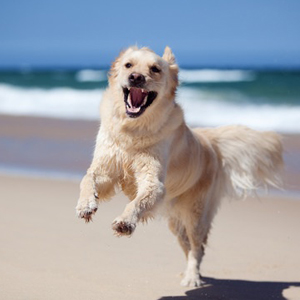
#> input picture 5. Model Deployment/test_images/test_image_1.jpg, 300 x 300 px
$ python -i deployModel.py   (imports and definitions only)   (older library calls are emulated)
#> lines starting #> are read from the running program, lines starting #| are printed output that depends on the picture; after the words box and inside, x2 and y2 are one past the last pixel; in counts of white or black regions, pixels touching at a corner belong together
import os
import numpy as np
import cv2
import joblib
from sklearn.metrics import accuracy_score, classification_report, confusion_matrix
import matplotlib.pyplot as plt
import seaborn as sns
from sklearn.model_selection import train_test_split
from skimage.feature import graycomatrix, graycoprops

# Load extracted features and labels
data_path = "D:/work/code/ML2Proj/3. Exploratory data analysis/animals_features.pkl"
# [1 line not run here, left out]

# Split data into training and testing sets
# [1 line that did not run here, left out]

# Feature extraction functions
def extract_color_histogram(image, bins=(8, 8, 8)):
    image = cv2.cvtColor(image, cv2.COLOR_RGB2HSV)
    hist = cv2.calcHist([image], [0, 1, 2], None, bins, [0, 256, 0, 256, 0, 256])
    cv2.normalize(hist, hist)
    return hist.flatten()

def extract_edges(image):
    gray = cv2.cvtColor(image, cv2.COLOR_RGB2GRAY)
    edges = cv2.Canny(gray, 100, 200)
    return np.mean(edges)

def extract_texture_features(image):
    gray = cv2.cvtColor(image, cv2.COLOR_RGB2GRAY)
    glcm = graycomatrix(gray, distances=[1], angles=[0], levels=256, symmetric=True, normed=True)
    contrast = graycoprops(glcm, 'contrast')[0, 0]
    energy = graycoprops(glcm, 'energy')[0, 0]
    homogeneity = graycoprops(glcm, 'homogeneity')[0, 0]
    return [contrast, energy, homogeneity]

def extract_features(image_path):
#> called with image_path = 'test_images/test_image_1.jpg'
    image = cv2.imread(image_path)
#> image is the input picture: shape (300, 300, 3); mean B, G, R 170, 162.4, 158.7
    image = cv2.cvtColor(image, cv2.COLOR_BGR2RGB)
    color_hist = extract_color_histogram(image)
#> in extract_color_histogram, `image = cv2.cvtColor(image, cv2.COLOR_RGB2HSV)`: image: shape (300, 300, 3); mean H, S, V 58.7, 63.4, 186
#> color_hist = 512 values, max 0.716 at index 6, min 0 at index 1, mean 0.00621
    edge_feature = [extract_edges(image)]
#> in extract_edges, `gray = cv2.cvtColor(image, cv2.COLOR_RGB2GRAY)`:
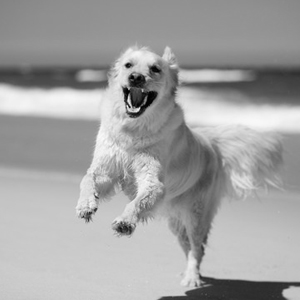
#> gray: shape (300, 300); min 0, max 250, mean 162.2
#> in extract_edges, `edges = cv2.Canny(gray, 100, 200)`:
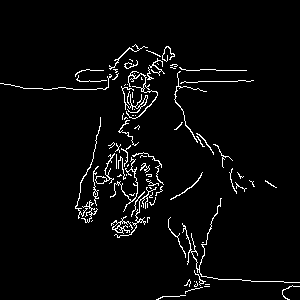
#> edges: shape (300, 300); 3.6% white in thin lines or dots, all inside (x1, y1, x2, y2) = (0, 44, 300, 300)
#> edge_feature = [9.27]
    texture_features = extract_texture_features(image)
#> in extract_texture_features, `contrast = graycoprops(glcm, 'contrast')[0, 0]`: contrast = 60.09
#> in extract_texture_features, `energy = graycoprops(glcm, 'energy')[0, 0]`: energy = 0.0694
#> in extract_texture_features, `homogeneity = graycoprops(glcm, 'homogeneity')[0, 0]`: homogeneity = 0.589
#> texture_features = [60.09, 0.0694, 0.589]
    return np.hstack([color_hist, edge_feature, texture_features])

def predict_multiple_images(image_paths, model_path):
    model = joblib.load(model_path)
    for image_path in image_paths:
        if not os.path.exists(image_path):
            print(f"Image not found: {image_path}")
            continue

        image_features = extract_features(image_path).reshape(1, -1)
        prediction = model.predict(image_features)[0]
        print(f"Image: {os.path.basename(image_path)} -> Predicted label: {prediction}")

# Example usage
image_folder = "D:/work/code/ML2Proj/5. Model Deployment/test_images"  # Folder containing test images
import re

def natural_sort_key(s):
    return [int(text) if text.isdigit() else text.lower() for text in re.split(r'(\d+)', s)]

image_paths = sorted(
    [os.path.join(image_folder, img) for img in os.listdir(image_folder) if img.lower().endswith(('png', 'jpg', 'jpeg'))],
    key=natural_sort_key
)
# [1 line not run here, left out]

>>> result = extract_features('test_images/test_image_1.jpg')
#> result = 516 values, max 60.09 at index 513, min 0 at index 1, mean 0.142

$ run again, on 5. Model Deployment/test_images/test_image_13.jpg
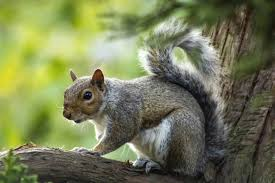
#> input picture 5. Model Deployment/test_images/test_image_13.jpg, 275 x 183 px
#> in extract_features, image is the input picture: shape (183, 275, 3); mean B, G, R 85.2, 124.2, 118.2
#> color_hist = 512 values, max 0.486 at index 10, min 0 at index 31, mean 0.0132
#> in extract_edges, `gray = cv2.cvtColor(image, cv2.COLOR_RGB2GRAY)`:
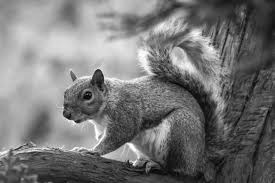
#> gray: shape (183, 275); min 1, max 254, mean 118
#> in extract_edges, `edges = cv2.Canny(gray, 100, 200)`:
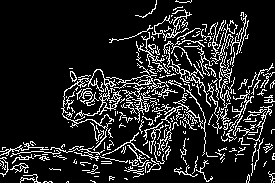
#> edges: shape (183, 275); 13.9% white in thin lines or dots
#> edge_feature = [35.34]
#> contrast = 199.1
#> energy = 0.0163
#> homogeneity = 0.209
#> texture_features = [199.1, 0.0163, 0.209]
#> result = 516 values, max 199.1 at index 513, min 0 at index 31, mean 0.468

$ run again, on 5. Model Deployment/test_images/test_image_14.jpg
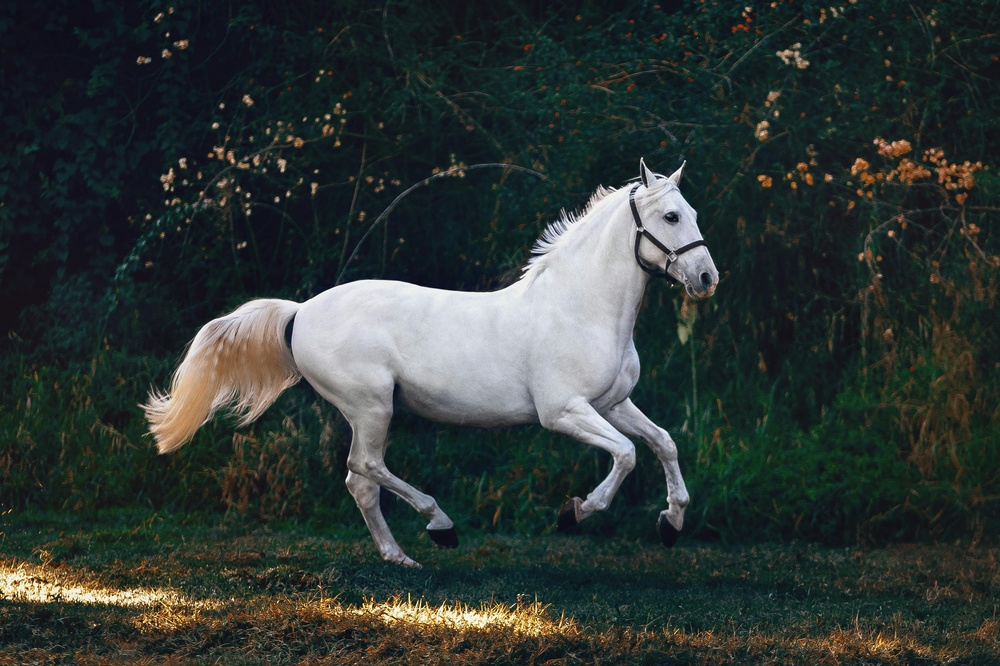
#> input picture 5. Model Deployment/test_images/test_image_14.jpg, 1000 x 666 px, shrunk from 3502 x 2334 before the run
#> in extract_features, image is the input picture: shape (666, 1000, 3); mean B, G, R 53.3, 56.1, 48.1
#> color_hist = 512 values, max 0.54 at index 161, min 0 at index 54, mean 0.00941
#> in extract_edges, `gray = cv2.cvtColor(image, cv2.COLOR_RGB2GRAY)`:
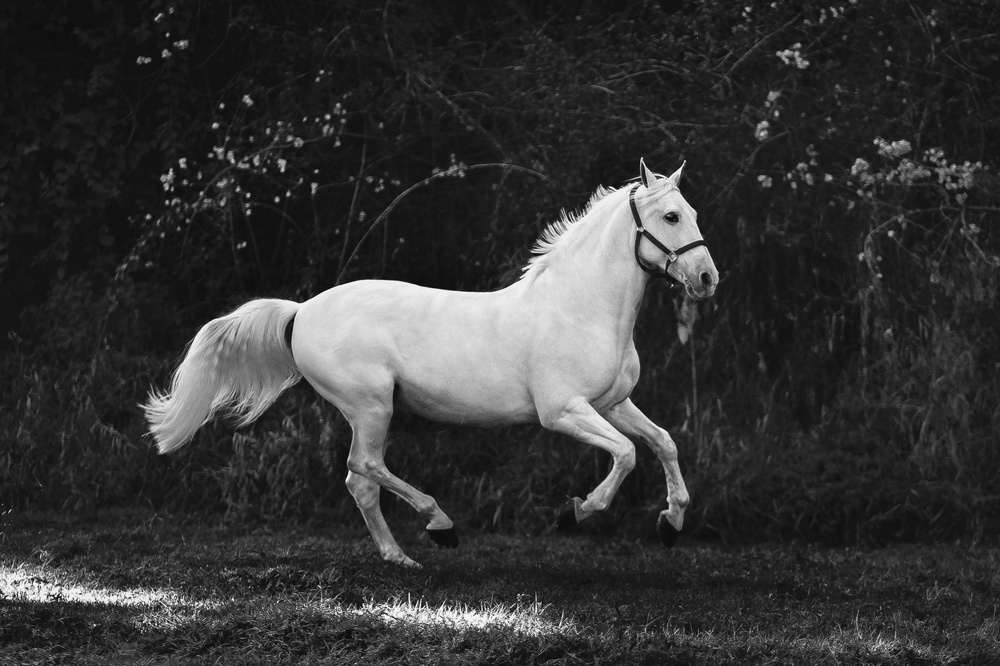
#> gray: shape (666, 1000); min 2, max 255, mean 53.4
#> in extract_edges, `edges = cv2.Canny(gray, 100, 200)`:
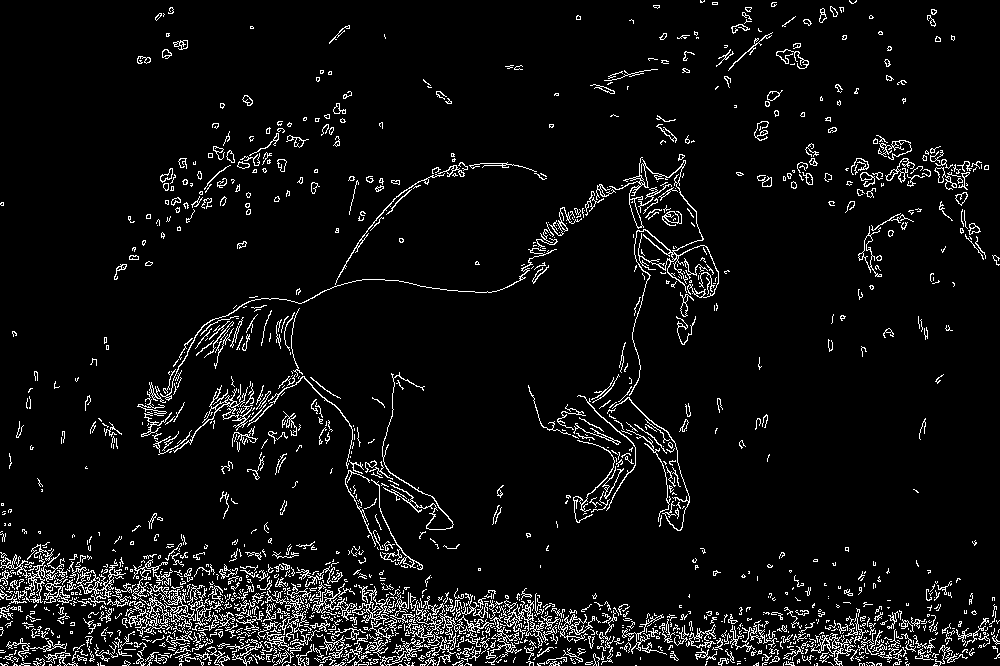
#> edges: shape (666, 1000); 6.1% white in thin lines or dots
#> edge_feature = [15.5]
#> contrast = 175.4
#> energy = 0.0483
#> homogeneity = 0.304
#> texture_features = [175.4, 0.0483, 0.304]
#> result = 516 values, max 175.4 at index 513, min 0 at index 54, mean 0.38
